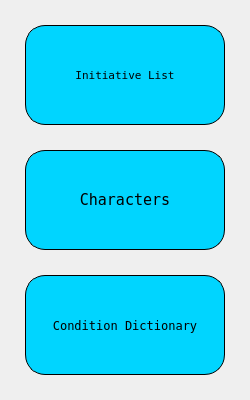
<?xml version="1.0" encoding="UTF-8"?>
<ui version="4.0">
 <class>MainWin</class>
 <widget class="QMainWindow" name="MainWin">
  <property name="geometry">
   <rect>
    <x>0</x>
    <y>0</y>
    <width>250</width>
    <height>400</height>
   </rect>
  </property>
  <property name="windowTitle">
   <string>MainWindow</string>
  </property>
  <property name="styleSheet">
   <string notr="true">#MainWindow {
	background-color: rgb(0, 0, 90);
}</string>
  </property>
  <property name="tabShape">
   <enum>QTabWidget::Rounded</enum>
  </property>
  <widget class="QWidget" name="centralwidget">
   <widget class="QPushButton" name="openInit">
    <property name="geometry">
     <rect>
      <x>25</x>
      <y>25</y>
      <width>200</width>
      <height>100</height>
     </rect>
    </property>
    <property name="font">
     <font>
      <family>Fixedsys</family>
      <pointsize>8</pointsize>
      <weight>50</weight>
      <bold>false</bold>
     </font>
    </property>
    <property name="styleSheet">
     <string notr="true">#openInit{
	background-color: rgb(0, 213, 255);
	border: 1px solid;
	border-radius: 20px
}

#openInit:hover{
	background-color: rgb(0, 150, 165);
	border: 1px solid;
	border-radius: 20px
}</string>
    </property>
    <property name="text">
     <string>Initiative List</string>
    </property>
   </widget>
   <widget class="QPushButton" name="openChars">
    <property name="geometry">
     <rect>
      <x>25</x>
      <y>150</y>
      <width>200</width>
      <height>100</height>
     </rect>
    </property>
    <property name="font">
     <font>
      <family>Fixedsys</family>
      <pointsize>11</pointsize>
     </font>
    </property>
    <property name="styleSheet">
     <string notr="true">#openChars{
	background-color: rgb(0, 213, 255);
	border: 1px solid;
	border-radius: 20px
}

#openChars:hover{
	background-color: rgb(0, 150, 165);
	border: 1px solid;
	border-radius: 20px
}</string>
    </property>
    <property name="text">
     <string>Characters</string>
    </property>
   </widget>
   <widget class="QPushButton" name="openDict">
    <property name="geometry">
     <rect>
      <x>25</x>
      <y>275</y>
      <width>200</width>
      <height>100</height>
     </rect>
    </property>
    <property name="font">
     <font>
      <family>Fixedsys</family>
     </font>
    </property>
    <property name="styleSheet">
     <string notr="true">#openDict{
	background-color: rgb(0, 213, 255);
	border: 1px solid;
	border-radius: 20px
}

#openDict:hover{
	background-color: rgb(0, 150, 165);
	border: 1px solid;
	border-radius: 20px
}</string>
    </property>
    <property name="text">
     <string>Condition Dictionary</string>
    </property>
   </widget>
  </widget>
 </widget>
 <resources/>
 <connections/>
</ui>
